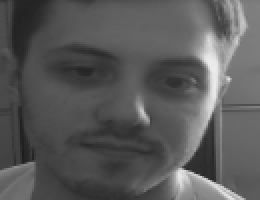
#> input picture FaceRecognition/DuplicateDontEdit/datasets/kellen/10.png, 130 x 100 px, given in place of the camera (shown 2 times larger)
$ python create_data.py
#> lines starting #> are read from the running program, lines starting #| are printed output that depends on the picture; after the words box and inside, x2 and y2 are one past the last pixel; in counts of white or black regions, pixels touching at a corner belong together
#creating database
import cv2, sys, numpy, os
haar_file = 'haarcascade_frontalface_default.xml'
datasets = 'datasets'  #All the faces data will be present this folder
sub_data = 'taylor5'     #These are sub data sets of folder, for my faces I've used my name

path = os.path.join(datasets, sub_data)
if not os.path.isdir(path):
    os.mkdir(path)
(width, height) = (130, 100)    # defining the size of images


face_cascade = cv2.CascadeClassifier(haar_file)
webcam = cv2.VideoCapture(0) #'0' is use for my webcam, if you've any other camera attached use '1' like this

# The program loops until it has 30 images of the face.
count = 1
while count < 1000:
    (_, im) = webcam.read()
#> im is the input picture: shape (100, 130, 3); min 29, max 235, mean 89.3
    gray = cv2.cvtColor(im, cv2.COLOR_BGR2GRAY)
    faces = face_cascade.detectMultiScale(gray, 1.3, 4)
#> faces = [[18, 5, 89, 89]]
    for (x,y,w,h) in faces:
        cv2.rectangle(im,(x,y),(x+w,y+h),(255,0,0),2)
        face = gray[y:y + h, x:x + w]
        face_resize = cv2.resize(face, (width, height))
        cv2.imwrite('%s/%s.png' % (path,count), face_resize)
#> this loop made 1 pass
#> pass 1, `face = gray[y:y + h, x:x + w]`:
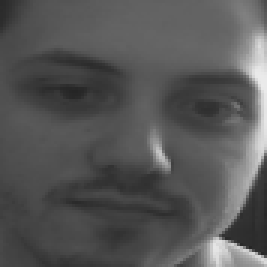
#> face: shape (89, 89) (shown 3 times larger); min 37, max 235, mean 86.1
#> pass 1, `face_resize = cv2.resize(face, (width, height))`:
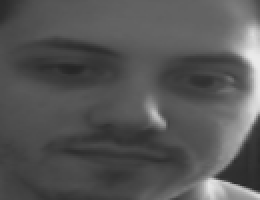
#> face_resize: shape (100, 130) (shown 2 times larger); min 37, max 234, mean 86
#> after the loop:
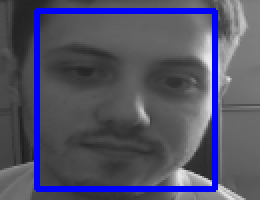
#> im: shape (100, 130, 3) (shown 2 times larger); 8.18% of pixels changed, all inside (x1, y1, x2, y2) = (17, 4, 109, 96)
    count += 1

    cv2.imshow('OpenCV', im)
    key = cv2.waitKey(10)
#> (key Esc is pressed here)
    if key == 27:
        break

$ run again, on FaceRecognition/DuplicateDontEdit/datasets/kellen/13.png
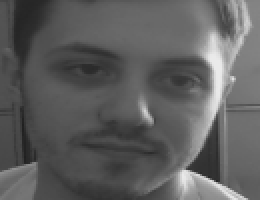
#> input picture FaceRecognition/DuplicateDontEdit/datasets/kellen/13.png, 130 x 100 px, given in place of the camera (shown 2 times larger)
#> im is the input picture: shape (100, 130, 3); min 32, max 234, mean 94.2
#> faces = [[20, 5, 89, 89]]
#> the loop `for (x,y,w,h) in faces:` made 1 pass
#> pass 1, `face = gray[y:y + h, x:x + w]`:
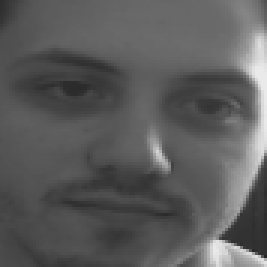
#> face: shape (89, 89) (shown 3 times larger); min 38, max 234, mean 91.5
#> after the loop `for (x,y,w,h) in faces:`:
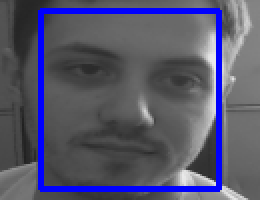
#> im: shape (100, 130, 3) (shown 2 times larger); 8.18% of pixels changed, all inside (x1, y1, x2, y2) = (19, 4, 111, 96)
